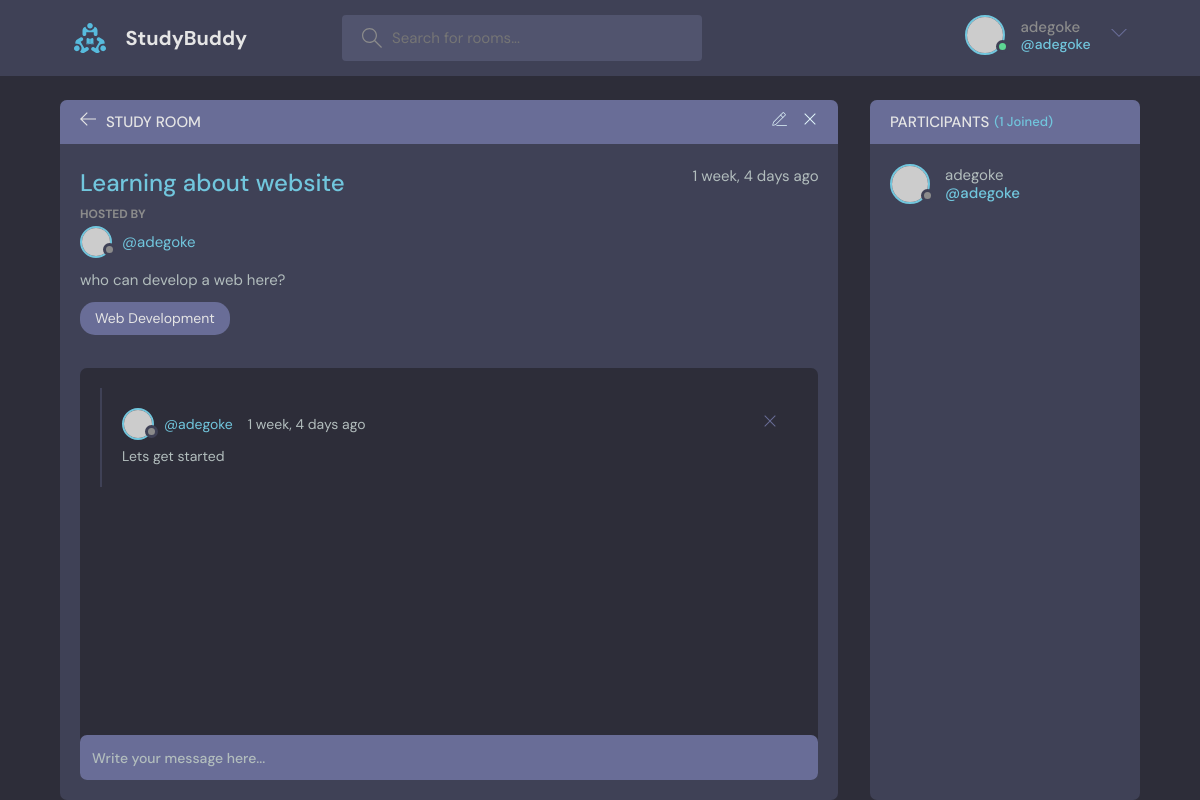
The page /room/11/ (signed in) on the database as committed earlier.
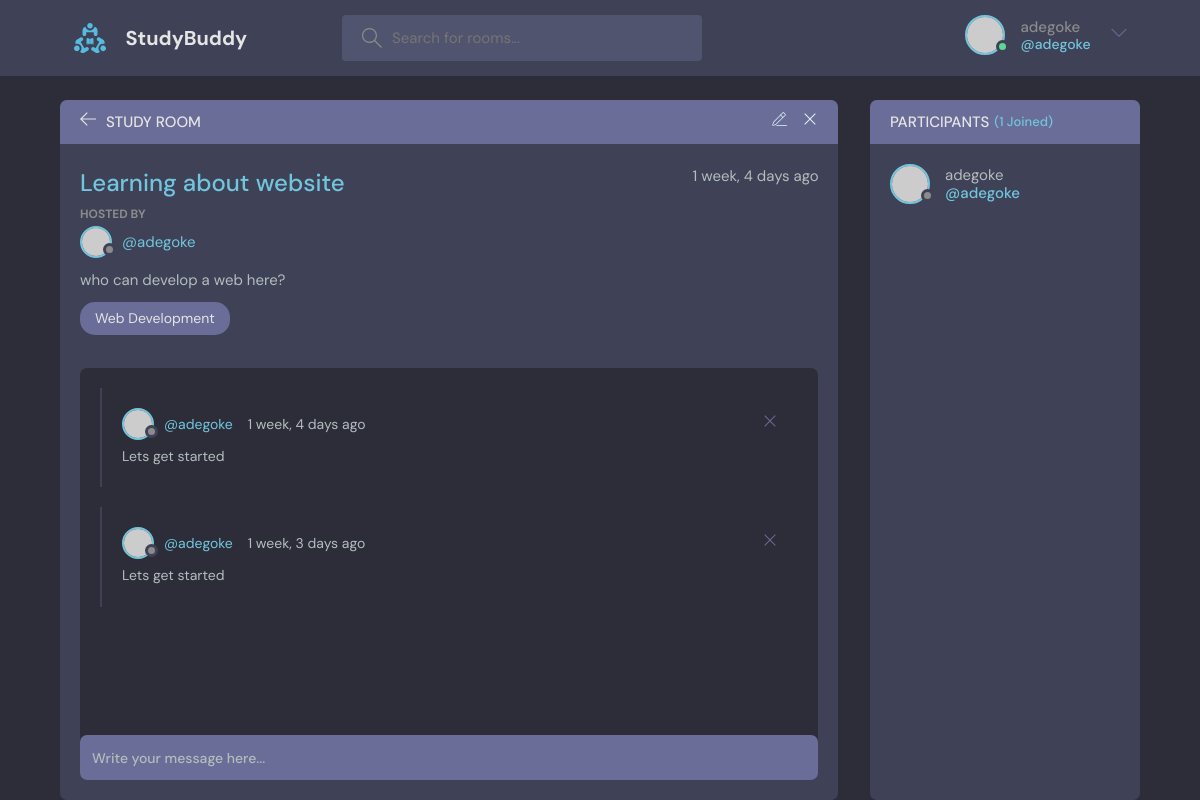
The same page on the database as committed later.
### tunde/models.py (models this page shows, shortened)
class Message(models.Model):
    user=models.ForeignKey(User, on_delete=models.CASCADE)
    room=models.ForeignKey(Room, on_delete=models.CASCADE)
    body=models.TextField(blank=True)
    created_date=models.DateTimeField(auto_now_add=True)
    updated_date=models.DateTimeField(auto_now=True)

### tunde/views.py (the view, shortened to what this page needs)
# urls.py: path('room/<str:pk>/', views.room, name='room'),
@login_required(login_url='login')
def room(request, pk):
    room=Room.objects.get(id=pk)
    room_messages=room.message_set.all()
    participants=room.participants.all()
    context={'room':room, 'room_messages':room_messages, 'participants':participants }
    return render(request, 'tunde/room.html', context)

### tunde/models.py (called while the page is built)
    def __str__(self):
        return self.name

### tunde/templates/tunde/room.html (shortened to what the changed rows need)
{% extends 'main.html' %}
   {% block content %}
   <main class="profile-page layout layout--2">
    <div class="container">
      <div class="room">
        <div class="room__box scroll">
          <div class="room__conversation">
            <div class="threads scroll">
              {% for x in  room_messages %}
              <div class="thread">
                <div class="thread__top">
                  <div class="thread__author">
                    <a href="{% url 'profile' x.user.id %}" class="thread__authorInfo">
                      <div class="avatar avatar--small">
                        <img src="https://randomuser.me/api/portraits/men/37.jpg" />
                      </div>
                      <span>@{{x.user.username}}</span>
                    </a>
                    <span class="thread__date">{{x.created_date|timesince}} ago</span>
                  </div>
                 <a href="{% url 'delete-message' x.id %}">
                  <div class="thread__delete">
                    <svg version="1.1" xmlns="http://www.w3.org/2000/svg" width="32" height="32" viewBox="0 0 32 32">
                      <title>remove</title>
                      <path
                        d="M27.314 6.019l-1.333-1.333-9.98 9.981-9.981-9.981-1.333 1.333 9.981 9.981-9.981 9.98 1.333 1.333 9.981-9.98 9.98 9.98 1.333-1.333-9.98-9.98 9.98-9.981z"
                      ></path>
                    </svg>
                  </div>
                 </a>
                </div>
                <div class="thread__details">
                  {{x.body}}
                </div>
              </div>
              {% endfor %}
            </div>
          </div>
        </div>
      </div>
      <div class="participants">
        <div class="participants__list scroll">
          {% for item in participants   %}
          <a href="{% url 'profile' item.id %}" class="participant">
            <div class="avatar avatar--medium">
              <img src="https://randomuser.me/api/portraits/men/37.jpg" />
            </div>
            <p>
              {{item.username}}
              <span>@{{item.username}}</span>
            </p>
          </a>
          {% endfor %}
        </div>
      </div>
    </div>
  </main>
   {% endblock %}

### templates/navbar.html (shortened to what this page needs)
{% load static %}
<header class="header header--loggedIn">
    <div class="container">
      <a href="{% url 'home' %}" class="header__logo">
        <img src="{% static 'images/logo.svg' %}" />
        <h1>StudyBuddy</h1>
      </a>
      <form class="header__search" action="{% url 'home' %}" method="GET">
        <label>
          <input placeholder="Search for rooms..."  name="q"/>
        </label>
      </form>
      <nav class="header__menu">
        {% if request.user.is_authenticated %}
        <div class="header__user">
          <a href="{% url 'profile' user.id %}">
            <div class="avatar avatar--medium active">
              <img src="https://randomuser.me/api/portraits/men/37.jpg" />
            </div>
            <p>{{request.user}} <span>@{{request.user}}</span></p>
          </a>
          <button class="dropdown-button">
            <svg version="1.1" xmlns="http://www.w3.org/2000/svg" width="32" height="32" viewBox="0 0 32 32">
              <title>chevron-down</title>
              <path d="M16 21l-13-13h-3l16 16 16-16h-3l-13 13z"></path>
            </svg>
          </button>
        </div>
        {% else %}
        <a href="{% url 'login' %}">
          <img src="{%  static 'images/avatar.svg' %}" />
          <p>Login</p>
        </a>
        {% endif %}
      </nav>
    </div>
  </header>

Rows that differ between the two databases and show on the page:
added Message: user.username "adegoke", created_date "1 week, 3 days", body "Lets get started"
